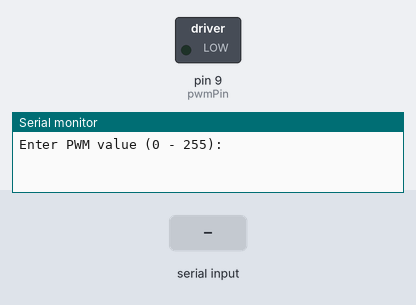
A sketch run on a simulated Arduino Uno, built with avr-gcc and run on an emulated ATmega328P. Shown: switched loads named in the sketch (green lamp = pin HIGH), the last lines printed to the serial monitor. The inputs (shaded band) are chosen by the test bench.

Above: at 1.2 s.
1.3 s: "90,45\n" received over Serial
At 2.4 s:
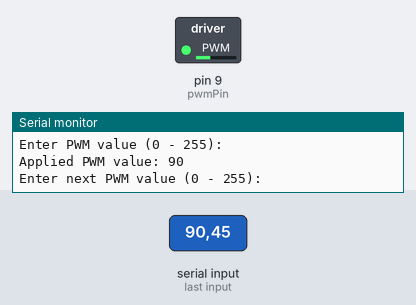
2.8 s: "30,150\n" received over Serial
At 3.6 s:
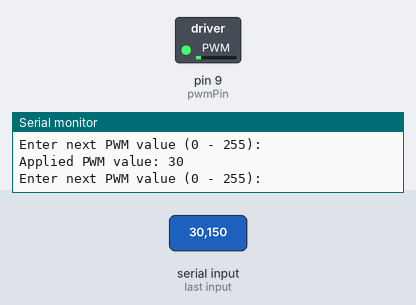
4.3 s: "200\n" received over Serial
At 4.6 s:
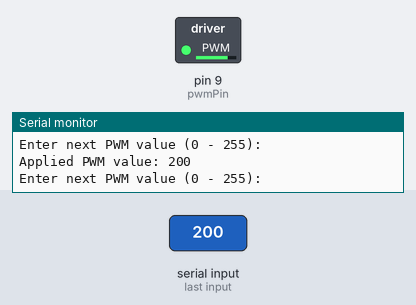
5.8 s: "90\n" received over Serial
At 6.9 s:
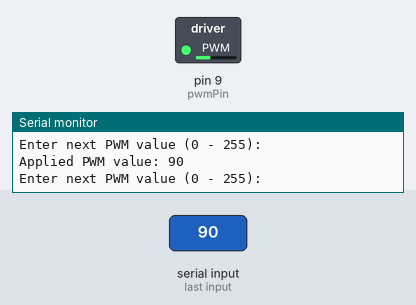
Timing chart, 0 to 8.3 s (numbered marks = the images above; inputs shaded):
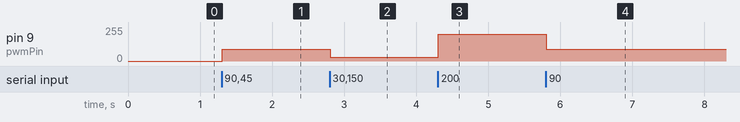

The sketch:

pwm_wheel_control.ino
```cpp
int pwmPin = 9;
int pwmValue = 0;

void setup() {
  pinMode(pwmPin, OUTPUT);
  Serial.begin(9600);
  Serial.println("Enter PWM value (0 - 255):");
}

void loop() {
  if (Serial.available()) {
    String input = Serial.readStringUntil('\n');
    pwmValue = input.toInt();
    pwmValue = constrain(pwmValue, 0, 255);
    analogWrite(pwmPin, pwmValue);

    // 66 min value dead zone
    Serial.print("Applied PWM value: ");
    Serial.println(pwmValue);
    Serial.println("Enter next PWM value (0 - 255):");
  }
}
```

Measured:
- after the input at 1.3 s, pin 9 (pwmPin): 0/255 → 90/255 at once
- after the input at 2.8 s, pin 9 (pwmPin): 90/255 → 30/255 at once
- after the input at 4.3 s, pin 9 (pwmPin): 30/255 → 200/255 at once
- after the input at 5.8 s, pin 9 (pwmPin): 200/255 → 90/255 at once
